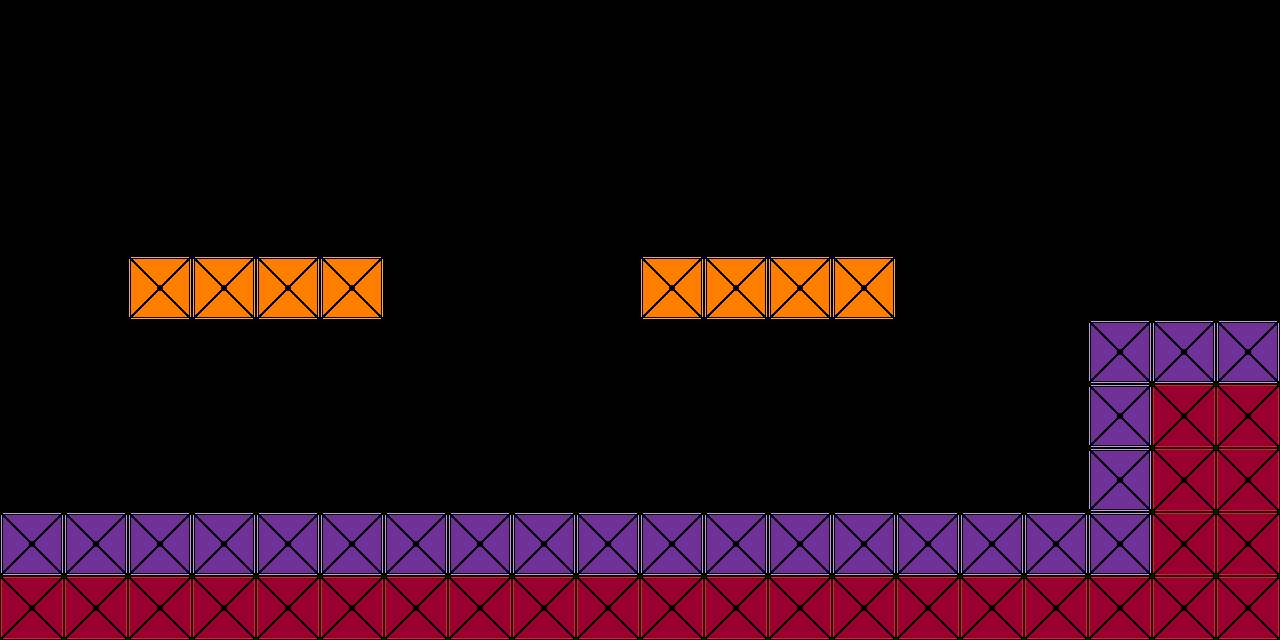

Rendered tile map (Tiled .tmx) drawn with the repository's tilesets; below, a short description and the map source with its tile grids summarised:
An orthogonal 20x10 tile map with 64x64 px tiles, 1 tile layer (Backround) and 5 objects (player).

<map version="1.9" tiledversion="1.9.2" orientation="orthogonal" renderorder="right-down" width="20" height="10" tilewidth="64" tileheight="64" infinite="0" nextlayerid="4" nextobjectid="7">
 <tileset firstgid="1" source="coloredTiles2.tsx" />
 <layer id="1" name="Backround" width="20" height="10">
  <data>[200 cells, 57 non-empty, 3 distinct tile ids]</data>
 </layer>
 <objectgroup id="3" name="objects">
  <object id="1" x="128" y="320">
   <polygon points="0,0 256,0 256,-64 0,-64" />
  </object>
  <object id="2" x="640" y="320">
   <polygon points="0,0 256,0 256,-64 0,-64" />
  </object>
  <object id="3" x="0" y="640">
   <polygon points="0,0 0,-128 1088,-128 1088,0" />
  </object>
  <object id="4" x="1088" y="640">
   <polygon points="0,0 192,0 192,-320 0,-320" />
  </object>
  <object id="5" name="player" x="128" y="384" width="64" height="64" />
 </objectgroup>
</map>